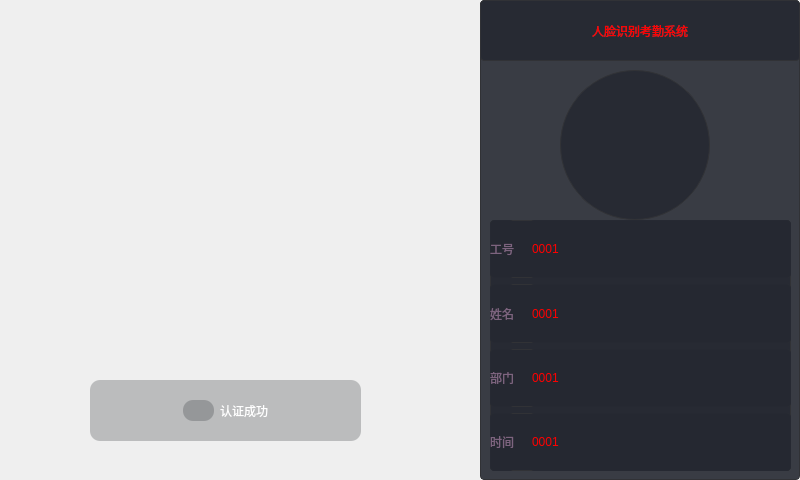
<?xml version="1.0" encoding="UTF-8"?>
<ui version="4.0">
 <class>FaceAttendence</class>
 <widget class="QMainWindow" name="FaceAttendence">
  <property name="geometry">
   <rect>
    <x>0</x>
    <y>0</y>
    <width>800</width>
    <height>480</height>
   </rect>
  </property>
  <property name="windowTitle">
   <string>FaceAttendence</string>
  </property>
  <widget class="QWidget" name="centralwidget">
   <widget class="QWidget" name="videoWidget" native="true">
    <property name="geometry">
     <rect>
      <x>0</x>
      <y>0</y>
      <width>480</width>
      <height>480</height>
     </rect>
    </property>
    <property name="styleSheet">
     <string notr="true"/>
    </property>
    <widget class="QWidget" name="widgetLb" native="true">
     <property name="geometry">
      <rect>
       <x>90</x>
       <y>380</y>
       <width>271</width>
       <height>61</height>
      </rect>
     </property>
     <property name="styleSheet">
      <string notr="true">border-radius:10px;
background-color: rgba(49, 50, 54,69);</string>
     </property>
     <layout class="QHBoxLayout" name="horizontalLayout_2">
      <item>
       <spacer name="horizontalSpacer">
        <property name="orientation">
         <enum>Qt::Horizontal</enum>
        </property>
        <property name="sizeHint" stdset="0">
         <size>
          <width>40</width>
          <height>20</height>
         </size>
        </property>
       </spacer>
      </item>
      <item>
       <layout class="QHBoxLayout" name="horizontalLayout">
        <item>
         <widget class="QLabel" name="label">
          <property name="minimumSize">
           <size>
            <width>31</width>
            <height>21</height>
           </size>
          </property>
          <property name="maximumSize">
           <size>
            <width>31</width>
            <height>21</height>
           </size>
          </property>
          <property name="styleSheet">
           <string notr="true">border-image: url(:/yes.png);</string>
          </property>
          <property name="text">
           <string/>
          </property>
         </widget>
        </item>
        <item>
         <widget class="QLabel" name="label_2">
          <property name="styleSheet">
           <string notr="true">font: 25 24pt &quot;微软雅黑 Light&quot;;
border:none;
background-color: rgba(49, 50, 54,0);
color: rgb(255, 255, 255);</string>
          </property>
          <property name="text">
           <string>认证成功</string>
          </property>
         </widget>
        </item>
       </layout>
      </item>
      <item>
       <spacer name="horizontalSpacer_2">
        <property name="orientation">
         <enum>Qt::Horizontal</enum>
        </property>
        <property name="sizeHint" stdset="0">
         <size>
          <width>40</width>
          <height>20</height>
         </size>
        </property>
       </spacer>
      </item>
     </layout>
    </widget>
    <widget class="QLabel" name="headpicLb">
     <property name="geometry">
      <rect>
       <x>100</x>
       <y>60</y>
       <width>266</width>
       <height>266</height>
      </rect>
     </property>
     <property name="styleSheet">
      <string notr="true">border-image: url(:/crc.png);</string>
     </property>
     <property name="text">
      <string/>
     </property>
    </widget>
    <widget class="QLabel" name="videoLb">
     <property name="geometry">
      <rect>
       <x>0</x>
       <y>0</y>
       <width>480</width>
       <height>480</height>
      </rect>
     </property>
     <property name="text">
      <string/>
     </property>
    </widget>
    <zorder>videoLb</zorder>
    <zorder>widgetLb</zorder>
    <zorder>headpicLb</zorder>
   </widget>
   <widget class="QWidget" name="widget_3" native="true">
    <property name="geometry">
     <rect>
      <x>480</x>
      <y>0</y>
      <width>320</width>
      <height>480</height>
     </rect>
    </property>
    <property name="styleSheet">
     <string notr="true">QWidget{
	border:1px solid #313236;
	border-radius:4px;
	background-color: rgb(37, 40, 49,0.9);
}

QWidget#titleLb{
	
	font: 24pt &quot;微软雅黑&quot;;
	color: rgb(255, 0, 0);
}

QWidget#headLb{
	border-radius:75px;
}</string>
    </property>
    <widget class="QLabel" name="titleLb">
     <property name="geometry">
      <rect>
       <x>0</x>
       <y>0</y>
       <width>320</width>
       <height>61</height>
      </rect>
     </property>
     <property name="text">
      <string>人脸识别考勤系统</string>
     </property>
     <property name="alignment">
      <set>Qt::AlignCenter</set>
     </property>
    </widget>
    <widget class="QLabel" name="headLb">
     <property name="geometry">
      <rect>
       <x>80</x>
       <y>70</y>
       <width>150</width>
       <height>150</height>
      </rect>
     </property>
     <property name="text">
      <string/>
     </property>
    </widget>
    <widget class="QWidget" name="layoutWidget">
     <property name="geometry">
      <rect>
       <x>10</x>
       <y>220</y>
       <width>301</width>
       <height>251</height>
      </rect>
     </property>
     <layout class="QVBoxLayout" name="verticalLayout">
      <item>
       <widget class="QWidget" name="widget_4" native="true">
        <property name="styleSheet">
         <string notr="true">QWidget{
	border:1px solid #313236;
	border-radius:4px;
	background-color: rgb(37, 40, 49,0.9);
}

QLabel{
	border:none;
	color: rgb(125, 100, 127);
	
	font: 16pt &quot;微软雅黑&quot;;
}

QLineEdit{
	border:none;
	
	color: rgb(255, 0, 0);
	font: 16pt &quot;微软雅黑&quot;;
}</string>
        </property>
        <layout class="QHBoxLayout" name="horizontalLayout_3">
         <property name="leftMargin">
          <number>0</number>
         </property>
         <property name="topMargin">
          <number>0</number>
         </property>
         <property name="rightMargin">
          <number>0</number>
         </property>
         <property name="bottomMargin">
          <number>0</number>
         </property>
         <item>
          <widget class="QLabel" name="label_6">
           <property name="text">
            <string>工号</string>
           </property>
          </widget>
         </item>
         <item>
          <spacer name="horizontalSpacer_3">
           <property name="orientation">
            <enum>Qt::Horizontal</enum>
           </property>
           <property name="sizeType">
            <enum>QSizePolicy::Fixed</enum>
           </property>
           <property name="sizeHint" stdset="0">
            <size>
             <width>10</width>
             <height>20</height>
            </size>
           </property>
          </spacer>
         </item>
         <item>
          <widget class="QLineEdit" name="numberEdit">
           <property name="enabled">
            <bool>false</bool>
           </property>
           <property name="sizePolicy">
            <sizepolicy hsizetype="Expanding" vsizetype="Expanding">
             <horstretch>0</horstretch>
             <verstretch>0</verstretch>
            </sizepolicy>
           </property>
           <property name="text">
            <string>0001</string>
           </property>
          </widget>
         </item>
        </layout>
       </widget>
      </item>
      <item>
       <widget class="QWidget" name="widget_5" native="true">
        <property name="styleSheet">
         <string notr="true">QWidget{
	border:1px solid #313236;
	border-radius:4px;
	background-color: rgb(37, 40, 49,0.9);
}

QLabel{
	border:none;
	color: rgb(125, 100, 127);
	
	font: 16pt &quot;微软雅黑&quot;;
}

QLineEdit{
	border:none;
	
	color: rgb(255, 0, 0);
	font: 16pt &quot;微软雅黑&quot;;
}</string>
        </property>
        <layout class="QHBoxLayout" name="horizontalLayout_4">
         <property name="leftMargin">
          <number>0</number>
         </property>
         <property name="topMargin">
          <number>0</number>
         </property>
         <property name="rightMargin">
          <number>0</number>
         </property>
         <property name="bottomMargin">
          <number>0</number>
         </property>
         <item>
          <widget class="QLabel" name="label_7">
           <property name="text">
            <string>姓名</string>
           </property>
          </widget>
         </item>
         <item>
          <spacer name="horizontalSpacer_4">
           <property name="orientation">
            <enum>Qt::Horizontal</enum>
           </property>
           <property name="sizeType">
            <enum>QSizePolicy::Fixed</enum>
           </property>
           <property name="sizeHint" stdset="0">
            <size>
             <width>10</width>
             <height>20</height>
            </size>
           </property>
          </spacer>
         </item>
         <item>
          <widget class="QLineEdit" name="nameEdit">
           <property name="enabled">
            <bool>false</bool>
           </property>
           <property name="sizePolicy">
            <sizepolicy hsizetype="Expanding" vsizetype="Expanding">
             <horstretch>0</horstretch>
             <verstretch>0</verstretch>
            </sizepolicy>
           </property>
           <property name="text">
            <string>0001</string>
           </property>
          </widget>
         </item>
        </layout>
       </widget>
      </item>
      <item>
       <widget class="QWidget" name="widget_6" native="true">
        <property name="styleSheet">
         <string notr="true">QWidget{
	border:1px solid #313236;
	border-radius:4px;
	background-color: rgb(37, 40, 49,0.9);
}

QLabel{
	border:none;
	color: rgb(125, 100, 127);
	
	font: 16pt &quot;微软雅黑&quot;;
}

QLineEdit{
	border:none;
	
	color: rgb(255, 0, 0);
	font: 16pt &quot;微软雅黑&quot;;
}</string>
        </property>
        <layout class="QHBoxLayout" name="horizontalLayout_5">
         <property name="leftMargin">
          <number>0</number>
         </property>
         <property name="topMargin">
          <number>0</number>
         </property>
         <property name="rightMargin">
          <number>0</number>
         </property>
         <property name="bottomMargin">
          <number>0</number>
         </property>
         <item>
          <widget class="QLabel" name="label_8">
           <property name="text">
            <string>部门</string>
           </property>
          </widget>
         </item>
         <item>
          <spacer name="horizontalSpacer_5">
           <property name="orientation">
            <enum>Qt::Horizontal</enum>
           </property>
           <property name="sizeType">
            <enum>QSizePolicy::Fixed</enum>
           </property>
           <property name="sizeHint" stdset="0">
            <size>
             <width>10</width>
             <height>20</height>
            </size>
           </property>
          </spacer>
         </item>
         <item>
          <widget class="QLineEdit" name="departmentEdit">
           <property name="enabled">
            <bool>false</bool>
           </property>
           <property name="sizePolicy">
            <sizepolicy hsizetype="Expanding" vsizetype="Expanding">
             <horstretch>0</horstretch>
             <verstretch>0</verstretch>
            </sizepolicy>
           </property>
           <property name="text">
            <string>0001</string>
           </property>
          </widget>
         </item>
        </layout>
       </widget>
      </item>
      <item>
       <widget class="QWidget" name="widget_7" native="true">
        <property name="styleSheet">
         <string notr="true">QWidget{
	border:1px solid #313236;
	border-radius:4px;
	background-color: rgb(37, 40, 49,0.9);
}

QLabel{
	border:none;
	color: rgb(125, 100, 127);
	
	font: 16pt &quot;微软雅黑&quot;;
}

QLineEdit{
	border:none;
	
	color: rgb(255, 0, 0);
	font: 16pt &quot;微软雅黑&quot;;
}</string>
        </property>
        <layout class="QHBoxLayout" name="horizontalLayout_6">
         <property name="leftMargin">
          <number>0</number>
         </property>
         <property name="topMargin">
          <number>0</number>
         </property>
         <property name="rightMargin">
          <number>0</number>
         </property>
         <property name="bottomMargin">
          <number>0</number>
         </property>
         <item>
          <widget class="QLabel" name="label_9">
           <property name="text">
            <string>时间</string>
           </property>
          </widget>
         </item>
         <item>
          <spacer name="horizontalSpacer_6">
           <property name="orientation">
            <enum>Qt::Horizontal</enum>
           </property>
           <property name="sizeType">
            <enum>QSizePolicy::Fixed</enum>
           </property>
           <property name="sizeHint" stdset="0">
            <size>
             <width>10</width>
             <height>20</height>
            </size>
           </property>
          </spacer>
         </item>
         <item>
          <widget class="QLineEdit" name="timeEdit">
           <property name="enabled">
            <bool>false</bool>
           </property>
           <property name="sizePolicy">
            <sizepolicy hsizetype="Expanding" vsizetype="Expanding">
             <horstretch>0</horstretch>
             <verstretch>0</verstretch>
            </sizepolicy>
           </property>
           <property name="text">
            <string>0001</string>
           </property>
          </widget>
         </item>
        </layout>
       </widget>
      </item>
     </layout>
    </widget>
   </widget>
  </widget>
 </widget>
 <resources/>
 <connections/>
</ui>
